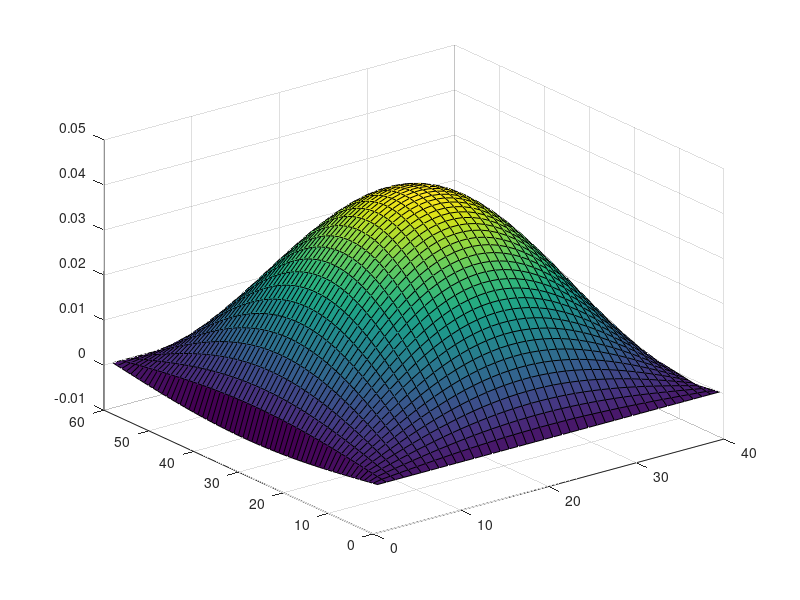
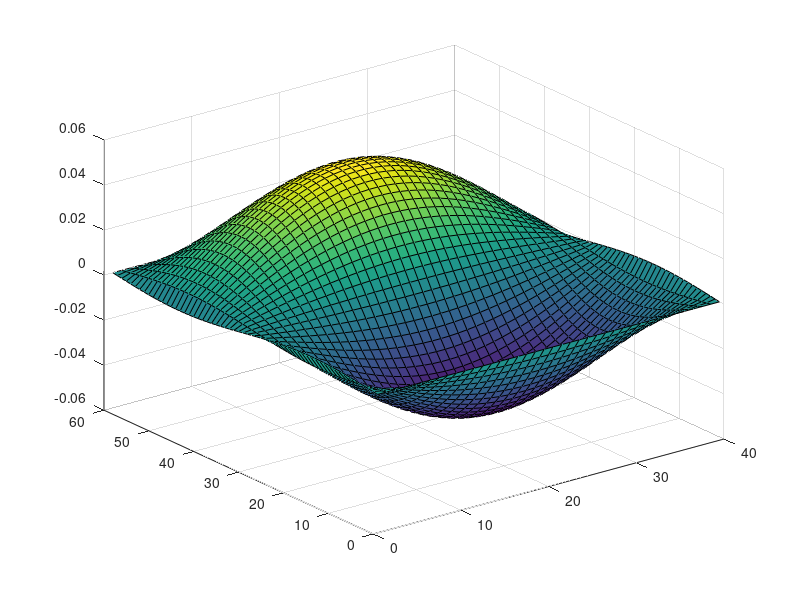

The MATLAB source for these figures, in order:
%% Question 1

% setup
clearvars
clearvars -GLOBAL
close all
nw = 40;
nl = 60;
Vo = 100;
wanted_solutions = 2;

%% Question 1 a)
% For 1 a), I will be focusing on the 1D case. So width will not be
% considered. Because of this, the G matrix will only have dimensions of nl
% by nl. This also changes the way the G matrix is populated compared to
% the EIPA. Since there is only one dimesnion being considered, the
% centermost n term will only have a -2. In addition to this nym and nyp
% also don't have to be considered. Note, setting on eboundary to zero
% causes problems with the singularity of the matrix. So to get around
% this, the boundary condition at x = L is instead set to something
% comparatively small (like 1) next to Vo (big, 100 in this case). 

G = zeros(nl, nl);
for i = 1:nl
    n = i;
    nxm = (i - 1);
    nxp = (i + 1);
    if i == 1
        G(n, n) = Vo;
    elseif i == nl
        G(n, n) = 1;
    else
        G(n, n) = -2;
        G(n, nxm) = 1;
        G(n, nxp) = 1;
    end
end

spy(G)
[E, D] = eigs(G, wanted_solutions, 'SM');

for solution = 1:wanted_solutions
    map = zeros(nl,1);
    for count = 1:nl
        map(count) = E(count, solution);
    end
    figure(solution)
    plot(1:nl, map)
end

%% Question 1 b)
% The following snippet solves for the case where V = Vo (set to 100) at x
% - 0, and V = 0 at x = L. Note, actually setting a boundary condition to
% zero causes problems for the eigs function like in 1 a).

G = zeros(nl*nw, nl*nw);
for i = 1:nl
    for j = 1:nw
        n = j + (i - 1)*nw;
        nxm = j + (i - 2)*nw;
        nxp = j + i*nw;
        nym = (j - 1) + (i - 1)*nw;
        nyp = (j + 1) + (i - 1)*nw;
        
        % check if we are at a boundary
        if i == 1
            G(n, n) = Vo;
        elseif i == nl
            G(n, n) = 1;        % setting to zero breaks eigs, so we get as close as we can
        elseif j == 1 || j == nw
            G(n, n) = 1;
        else
            % populate G matrix
            G(n, n) = -4;
            G(n, nxm) = 1;
            G(n, nxp) = 1;
            G(nyp, n) = 1;
            G(nym, n) = 1;
        end
    end
end

spy(G)
[E, D] = eigs(G, wanted_solutions, 'SM');

for solution = 1:wanted_solutions
    i = 1;
    j = 1;
    map = zeros(nw,nl);
    for count = 1:nw*nl
        map(i, j) = E(count, solution);
        if j == nw
            j = 1;
            i = i + 1;
        else
            j = j + 1;
        end
    end
    figure(solution)
    surf(map)
    axis([0 nw 0 nl])
end
